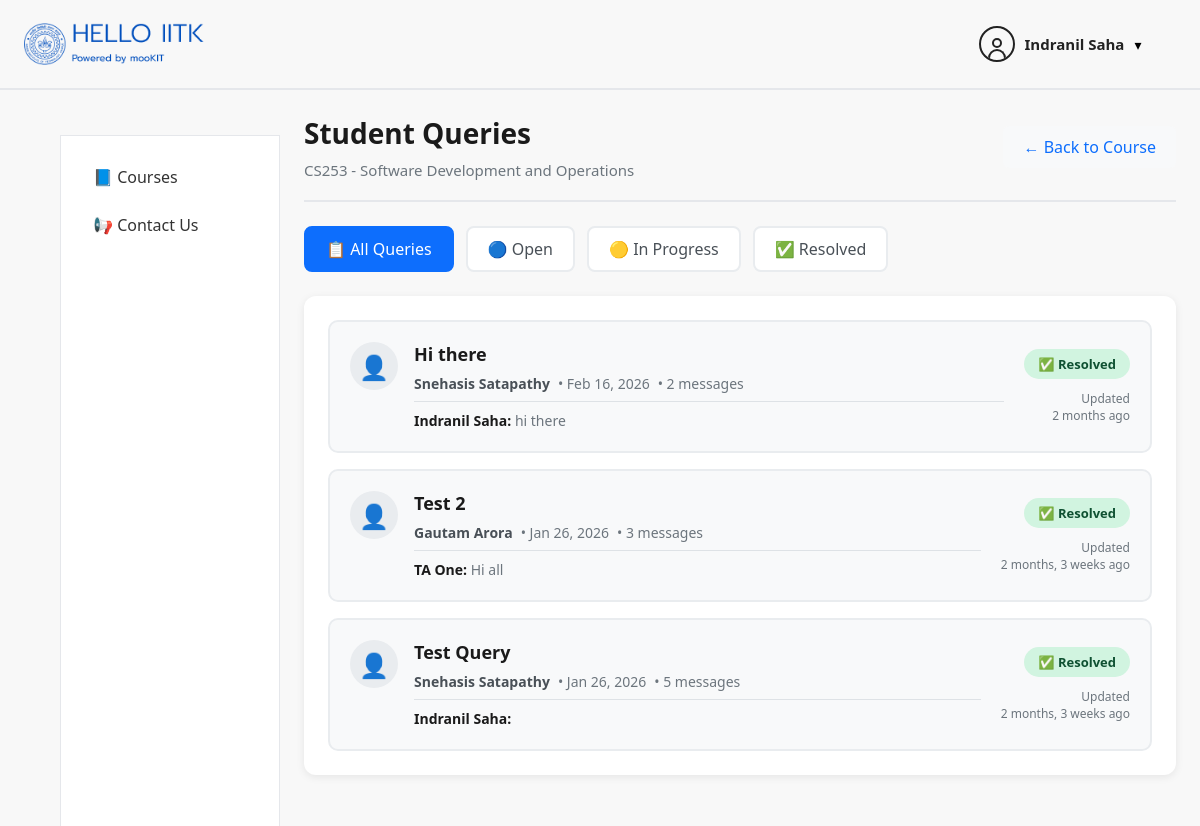
The page /queries/1/ta/ (signed in) on the database its author committed.
### users/models.py (models this page shows, shortened)
class User(AbstractUser):
    ROLE_CHOICES = [
        ('student', 'Student'),
        ('professor', 'Professor'),
        ('ta', 'Teaching Assistant'),
        ('admin', 'Admin'),
    ]
    role = models.CharField(
        max_length=20,
        choices=ROLE_CHOICES,
        default='student'
    )
    department = models.CharField(max_length=100, blank=True)

### courses/models.py (models this page shows, shortened)
class Course(models.Model):
    code = models.CharField(max_length=10, unique=True)
    name = models.CharField(max_length=100)
    semester = models.ForeignKey(
        Semester,
        on_delete=models.CASCADE,
        related_name="courses"
    )

### queries/models.py (models this page shows, shortened)
class Query(models.Model):
    STATUS_CHOICES = [
        ('open', 'Open'),
        ('in_progress', 'In Progress'),
        ('resolved', 'Resolved'),
    ]
    course = models.ForeignKey(Course, on_delete=models.CASCADE, related_name='queries')
    student = models.ForeignKey(User, on_delete=models.CASCADE, related_name='student_queries')
    title = models.CharField(max_length=200)
    status = models.CharField(max_length=20, choices=STATUS_CHOICES, default='open')
    created_at = models.DateTimeField(auto_now_add=True)
    updated_at = models.DateTimeField(auto_now=True)
    class Meta:
        ordering = ['-updated_at']
        verbose_name_plural = 'Queries'

class QueryMessage(models.Model):
    query = models.ForeignKey(Query, on_delete=models.CASCADE, related_name='messages')
    sender = models.ForeignKey(User, on_delete=models.CASCADE)
    message = models.TextField()
    attachment = models.FileField(upload_to='query_attachments/', blank=True, null=True)
    created_at = models.DateTimeField(auto_now_add=True)
    class Meta:
        ordering = ['created_at']

### queries/views.py (the view)
# urls.py: path('<int:course_id>/ta/', ta_queries, name='ta_queries'),
@login_required
def ta_queries(request, course_id):
    if not (CourseTA.objects.filter(course_id=course_id, ta=request.user).exists() or
            CourseProfessor.objects.filter(course_id=course_id, professor=request.user).exists()):
        return redirect('/courses/')
    course = Course.objects.select_related('semester').get(id=course_id)
    queries = Query.objects.filter(course_id=course_id).select_related('student')
    status_filter = request.GET.get('status')
    if status_filter:
        queries = queries.filter(status=status_filter)
    return render(request, 'queries/ta_queries.html', {
        'course': course,
        'queries': queries,
        'course_id': course_id,
        'status_filter': status_filter
    })

### templates/queries/ta_queries.html (shortened to what this page needs)
{% extends "courses/base.html" %}
{% load static %}
{% block content %}
<div class="course-detail-header">
  <div class="course-title-section">
    <h1 class="course-title">Student Queries</h1>
    <p class="course-semester">{{ course.code }} - {{ course.name }}</p>
  </div>
  <a href="/courses/{{ course_id }}/ta/home/" class="back-link">← Back to Course</a>
</div>
<div class="filter-tabs">
  <a href="?status=" class="tab {% if not status_filter %}active{% endif %}">
    📋 All Queries
  </a>
  <a href="?status=open" class="tab {% if status_filter == 'open' %}active{% endif %}">
    🔵 Open
  </a>
  <a href="?status=in_progress" class="tab {% if status_filter == 'in_progress' %}active{% endif %}">
    🟡 In Progress
  </a>
  <a href="?status=resolved" class="tab {% if status_filter == 'resolved' %}active{% endif %}">
    ✅ Resolved
  </a>
</div>
<div class="queries-container">
  {% if queries %}
    <div class="queries-list">
      {% for query in queries %}
        <a href="/queries/{{ course_id }}/query/{{ query.id }}/" class="query-card">
          <div class="query-left">
            <div class="student-avatar">
              👤
            </div>
            <div class="query-info">
              <h3 class="query-title">{{ query.title }}</h3>
              <div class="query-meta">
                <span class="student-name">
                  <strong>{{ query.student.get_full_name|default:query.student.username }}</strong>
                </span>
                <span class="query-date">• {{ query.created_at|date:"M d, Y" }}</span>
                <span class="message-count">• {{ query.messages.count }} message{{ query.messages.count|pluralize }}</span>
              </div>
              {% if query.messages.last %}
                <div class="last-message">
                  <strong>{{ query.messages.last.sender.get_full_name|default:query.messages.last.sender.username }}:</strong>
                  {{ query.messages.last.message|truncatewords:20 }}
                </div>
              {% endif %}
            </div>
          </div>
          <div class="query-right">
            <span class="status-badge status-{{ query.status }}">
              {% if query.status == 'open' %}
                🔵 Open
              {% elif query.status == 'in_progress' %}
                🟡 In Progress
              {% else %}
                ✅ Resolved
              {% endif %}
            </span>
            <div class="updated-time">
              Updated<br>{{ query.updated_at|timesince }} ago
            </div>
          </div>
        </a>
      {% endfor %}
    </div>
  {% endif %}
</div>
{% endblock %}

### templates/courses/includes/header.html (shortened to what this page needs)
{% load static %}
<header class="topbar">
  <div class="topbar-left">
    <img src="{% static 'img/iitk_logo.png' %}" class="topbar-logo">
  </div>
  <div class="profile-wrapper">
    <div class="profile-trigger" onclick="toggleProfileDropdown()">
      <div class="profile-icon">
        <div class="profile-head"></div>
        <div class="profile-body"></div>
      </div>
      <span class="profile-name">
        {{ request.user.get_full_name|default:request.user.username }}
      </span>
      <span class="chevron">▾</span>
    </div>
  </div>
</header>

### static/css/courses.css (style rules this page uses)
* { box-sizing: border-box; }
body { margin: 0; font-family: "Segoe UI", Arial, sans-serif; background: #ffffff; }
.profile-wrapper { margin-right: 3%; }
.profile-icon { width: 36px; height: 36px; border: 2px solid #222; border-radius: 50%; position: relative; cursor: pointer; overflow: hidden; }
.profile-head { width: 10px; height: 10px; bottom:-3px; border: 2px solid #222; border-radius: 50%; position: absolute; top: 10px; left: 50%; transform: translateX(-50%); background: transparent; transition: background 0.2s ease; }
.profile-body { width: 18px; height: 10px; border: 2px solid #222; border-bottom: none; border-radius: 10px 10px 0 0; position: absolute; bottom: 1px; left: 50%; transform: translateX(-50%); background: transparent; transition: background 0.2s ease; }
.profile-name { font-size: 14px; font-weight: 500; }
.tab { padding: 8px 14px; border: none; background: #f1f1f1; border-radius: 6px; cursor: pointer; }
.tab.active { background: #0b5ed7; color: white; }
.profile-wrapper { position: relative; display: flex; align-items: center; }
.profile-trigger { display: flex; align-items: center; gap: 10px; cursor: pointer; }
.profile-icon { width: 36px; height: 36px; border: 2px solid #222; border-radius: 50%; display: flex; align-items: center; justify-content: center; }
.profile-name { font-size: 15px; font-weight: 600; color: #222; }
.chevron { font-size: 14px; }
.topbar { height: 90px; display: flex; justify-content: space-between; align-items: center; padding: 0 24px; border-bottom: 2px solid #e5e7eb; background: #f8f8f8; }
.topbar-left { width: 200px; display: flex; align-items: center; gap: 12px; }
.topbar-logo { width: 200px; }

### templates/queries/ta_queries.html (style rules this page uses)
.course-detail-header { display: flex; justify-content: space-between; align-items: center; margin-bottom: 24px; padding-bottom: 20px; border-bottom: 2px solid #e5e7eb; }
.course-title-section { flex: 1; }
.course-title { font-size: 28px; font-weight: 700; color: #1a1a1a; margin: 0 0 8px 0; }
.course-semester { font-size: 15px; color: #6c757d; margin: 0; }
.back-link { padding: 10px 20px; background: #f8f9fa; color: #0d6efd; text-decoration: none; border-radius: 6px; font-weight: 500; transition: all 0.2s; }
.filter-tabs { display: flex; gap: 12px; margin-bottom: 24px; flex-wrap: wrap; }
.tab { padding: 10px 20px; background: white; border: 2px solid #e9ecef; border-radius: 8px; text-decoration: none; color: #495057; font-weight: 500; transition: all 0.2s; }
.tab.active { background: #0d6efd; border-color: #0d6efd; color: white; }
.queries-container { background: white; border-radius: 12px; padding: 24px; box-shadow: 0 2px 8px rgba(0,0,0,0.08); }
.queries-list { display: flex; flex-direction: column; gap: 16px; }
.query-card { display: flex; justify-content: space-between; align-items: center; gap: 20px; padding: 20px; background: #f8f9fa; border: 2px solid #e9ecef; border-radius: 10px; text-decoration: none; transition: all 0.2s; }
.query-left { display: flex; gap: 16px; flex: 1; min-width: 0; }
.student-avatar { width: 48px; height: 48px; background: #e9ecef; border-radius: 50%; display: flex; align-items: center; justify-content: center; font-size: 24px; flex-shrink: 0; }
.query-info { flex: 1; min-width: 0; }
.query-title { font-size: 18px; font-weight: 600; color: #1a1a1a; margin: 0 0 8px 0; }
.query-meta { display: flex; gap: 8px; align-items: center; font-size: 14px; color: #6c757d; margin-bottom: 8px; flex-wrap: wrap; }
.student-name { color: #495057; }
.last-message { font-size: 14px; color: #6c757d; line-height: 1.5; padding-top: 8px; border-top: 1px solid #dee2e6; margin-top: 8px; }
.last-message strong { color: #1a1a1a; }
.query-right { display: flex; flex-direction: column; align-items: flex-end; gap: 12px; flex-shrink: 0; }
.status-badge { padding: 6px 14px; border-radius: 20px; font-size: 13px; font-weight: 600; white-space: nowrap; }
.status-resolved { background: #d1f4e0; color: #0f5132; }
.updated-time { font-size: 12px; color: #6c757d; text-align: right; line-height: 1.4; }

### rows shown on the page
User: user.get_full_name "Indranil Saha"
Course: code "CS253", name "Software Development and Operations"
Query: title "Hi there", student.get_full_name "Snehasis Satapathy", created_at "Feb 16, 2026", messages.count "2", messages.last.sender.get_full_name "Indranil Saha", messages.last.message "hi there", status "✅ Resolved", updated_at "2 months"
Query: title "Test 2", student.get_full_name "Gautam Arora", created_at "Jan 26, 2026", messages.count "3", messages.last.sender.get_full_name "TA One", messages.last.message "Hi all", status "✅ Resolved", updated_at "2 months, 3 weeks"
Query: title "Test Query", student.get_full_name "Snehasis Satapathy", created_at "Jan 26, 2026", messages.count "5", messages.last.sender.get_full_name "Indranil Saha", status "✅ Resolved", updated_at "2 months, 3 weeks"
